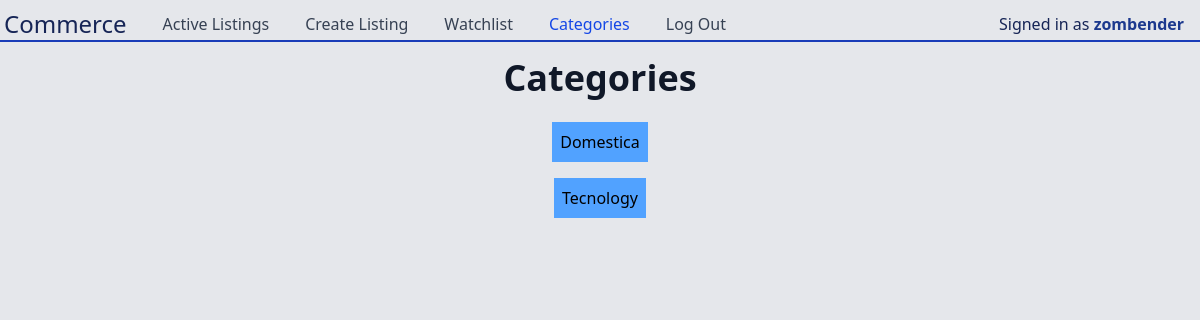
/listing/categories (signed in), run on the app's committed database.
### auctions/models.py (models this page shows, shortened)
class User(AbstractUser):
    pass

class Category(models.Model):
    name = models.CharField(max_length=30)

### auctions/views.py (the view)
# urls.py: path('listing/categories', views.CategoryListview.as_view(), name='category'),
class CategoryListview(LoginRequiredMixin, ListView):
    model = Category
    template_name = 'auctions/category.html'
    context_object_name = 'categories'

### auctions/templates/auctions/category.html
{% extends "auctions/layout.html" %}
{% block body %}
    <main class="flex flex-col h-[90vh]  gap-y-6">
        <h2 class="flex justify-center text-4xl font-bold  text-gray-900 mt-4 ">Categories</h2>
        <ul class="flex flex-col justify-start gap-y-4 list-none">
            {% for category in categories %}
                <li class="self-center border-0.5 p-2 bg-blue-400 hover:bg-blue-900 hover:underline hover:text-white transition-colors duration-100 ease-in-out">
                    <a href="{% url 'listing-category' category.id %}">{{ category.name }}</a
                </li>
        {% endfor %}
        </ul>
    </main>
{% endblock %}

### auctions/templates/auctions/layout.html (shortened to what this page needs)
{% load static %}
<!DOCTYPE html>
<html lang="en">
<head>
    <link href="{% static 'auctions/output.css' %}" rel="stylesheet">
</head>
<body class="h-screen bg-gray-200">
<header class="w-full mt-2">
    <div class="flex flex-row justify-between items-center border-b-2 px-1 border-b-blue-800">
        <div class="flex items-center justify-center">
            <h1 class="flex items-center justify-center text-2xl text-blue-950 mr-5 sm:mr-7 md:mr-8 lg:mr-9">
                Commerce
            </h1>
            <nav class="flex">
                <ul class="flex flex-row gap-x-3 sm:gap-x-7 md:gap-x-8 lg:gap-x-9 list-none ">
                    {% if user.is_authenticated %}
                        <li class="nav-item">
                            <a class="{% if request.resolver_match.view_name == 'index' %}text-blue-700 {% else %} text-gray-700{% endif %} nav-item-a" href="{% url 'index' %}">Active Listings</a>
                        </li>
                        <li class="nav-item">
                            <a class="{% if request.resolver_match.view_name == 'create-listing' %}text-blue-700 {% else %} text-gray-700{% endif %} nav-item-a"  href="{% url 'create-listing' %}">Create Listing</a>
                        </li>
                        <li class="nav-item">
                            <a class="{% if request.resolver_match.view_name == 'watchlist' %}text-blue-700 {% else %} text-gray-700{% endif %} nav-item-a"  href="{% url 'watchlist' %}">Watchlist</a>
                        </li>
                        <li class="nav-item">
                            <a class="{% if request.resolver_match.view_name == 'category' %}text-blue-700 {% else %} text-gray-700{% endif %} nav-item-a"  href="{% url 'category' %}">Categories</a>
                        </li>
                        <li class="nav-item">
                            <a class="{% if request.resolver_match.view_name == 'logout' %}text-blue-700 {% else %} text-gray-700{% endif %} nav-item-a"  href="{% url 'logout' %}">Log Out</a>
                        </li>
                    {% endif %}
                </ul>
            </nav>
        </div>
        <div class="h-full flex items-center justify-center ml-3 mr-3">
            <h2 class="text-1xl text-blue-950 self-center ">
                {% if user.is_authenticated %}
                    Signed in as <strong class="text-blue-900">{{ user.username }}</strong>
                {% else %}
                    Not signed in
                {% endif %}
            </h2>
        </div>
    </div>
</header>
{% block body %}
{% endblock %}
</body>
</html>

### data on the page
User: username "zombender"
Category: name "Domestica"
Category: name "Tecnology"
